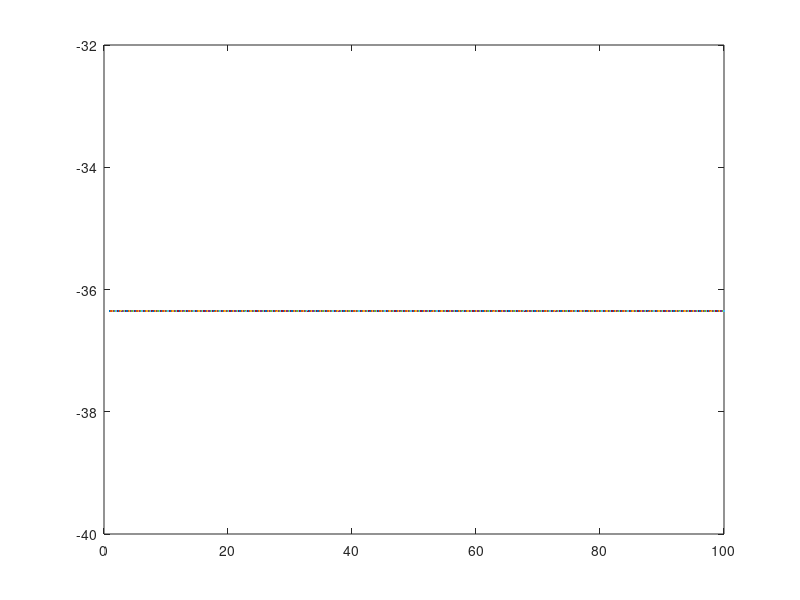

Here is the MATLAB script that generated this plot:
clear all
close all
N = 10000;
T = 1;
A = 1;
t = A*T*[1:N];
varn=1/64;
sigma = sqrt(varn/T);
noise = sigma*randn(1,N);

phi = normcdf(t,1,sigma)
figure('NumberTitle','off','Name','Probability of bit error')
plot(phi,'b')



%%

snr=[1:.2:100]
%% for OOK
Perr(1,:)=normcdf(sqrt(snr/2),sqrt(2*snr),1)
%%  bpsk
Perr(2,:)=normcdf(0,sqrt(snr),1)

plot(snr,loglog(Perr(2)))